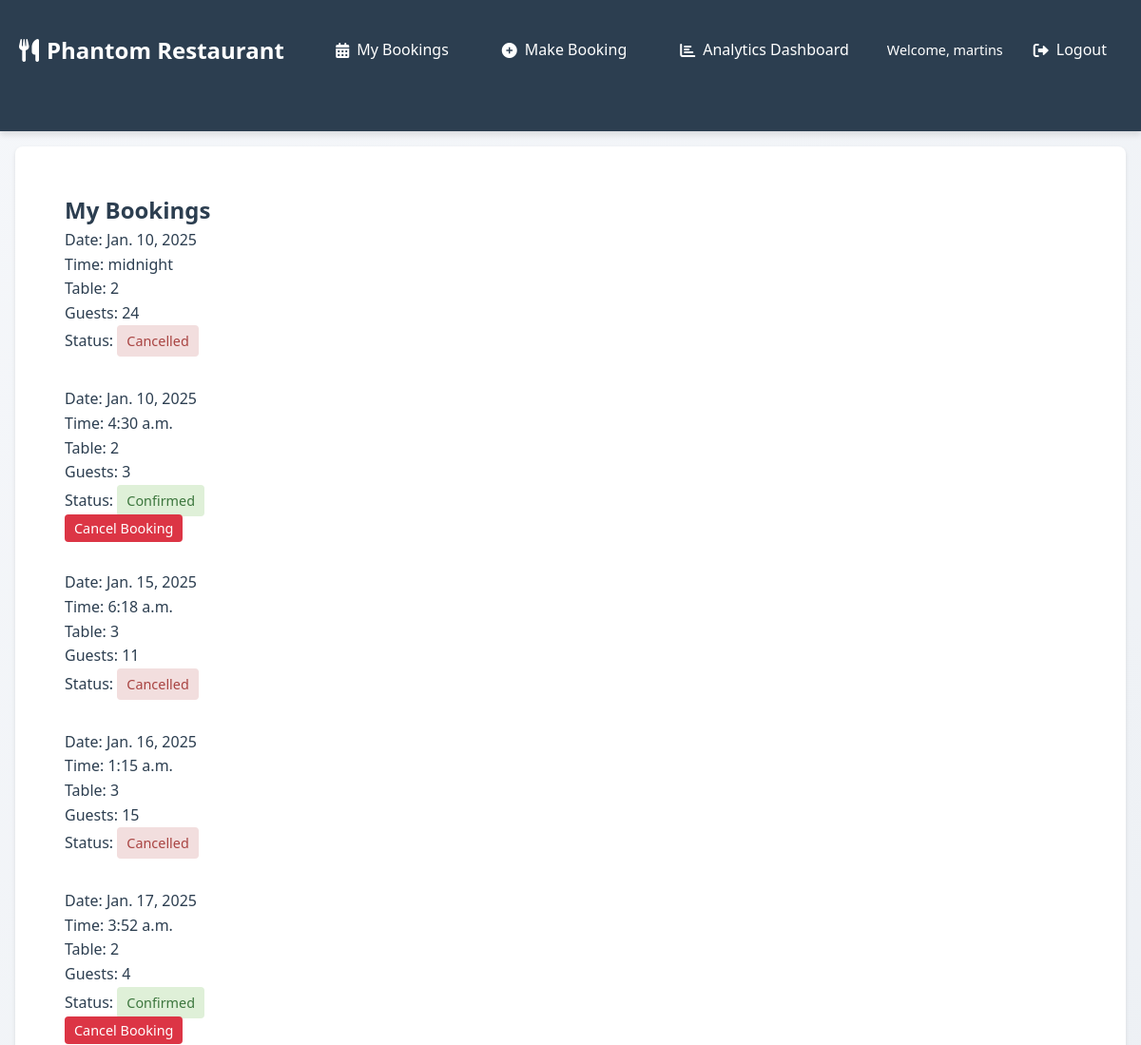
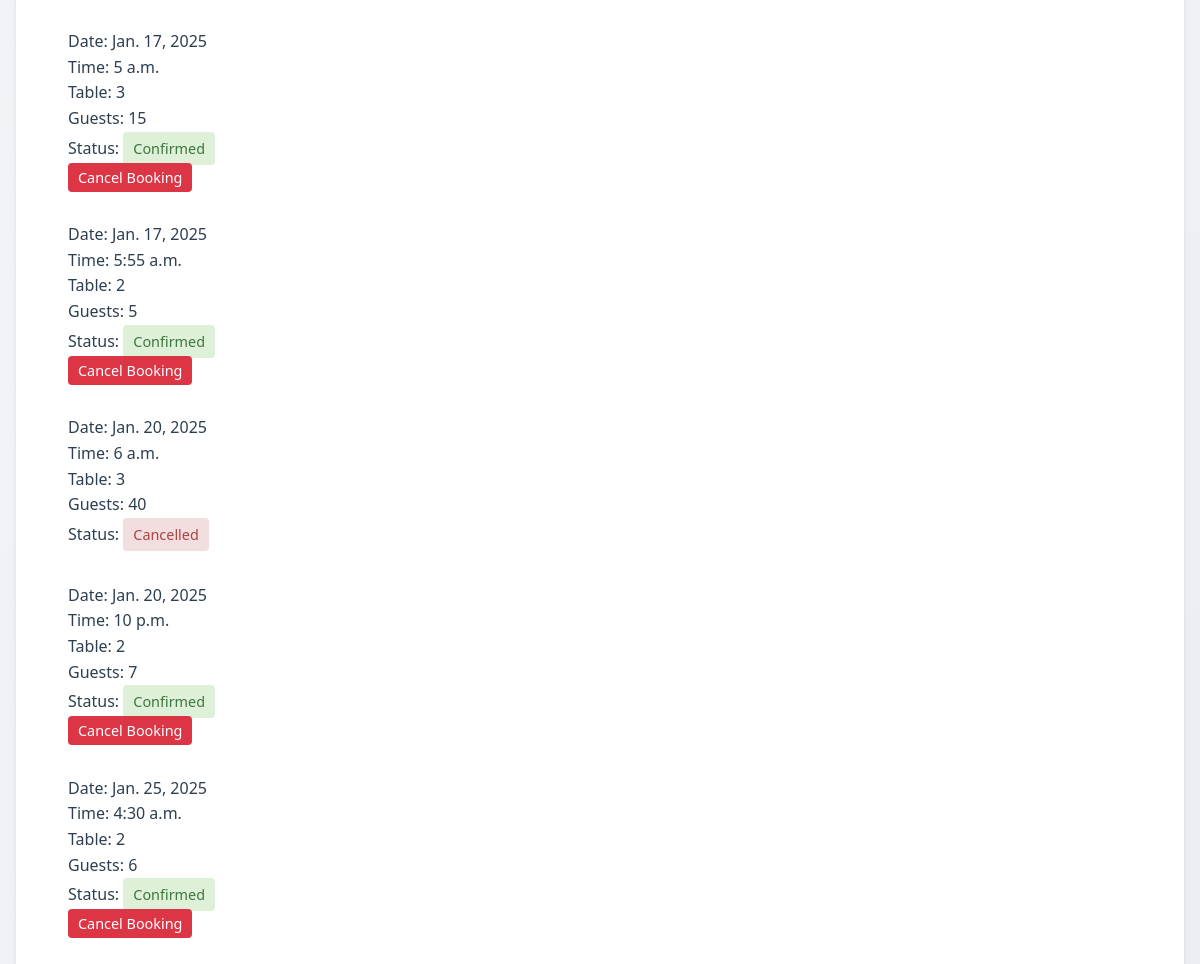
The app's page / (signed in, upper part), older data (2 pictures, top to bottom).
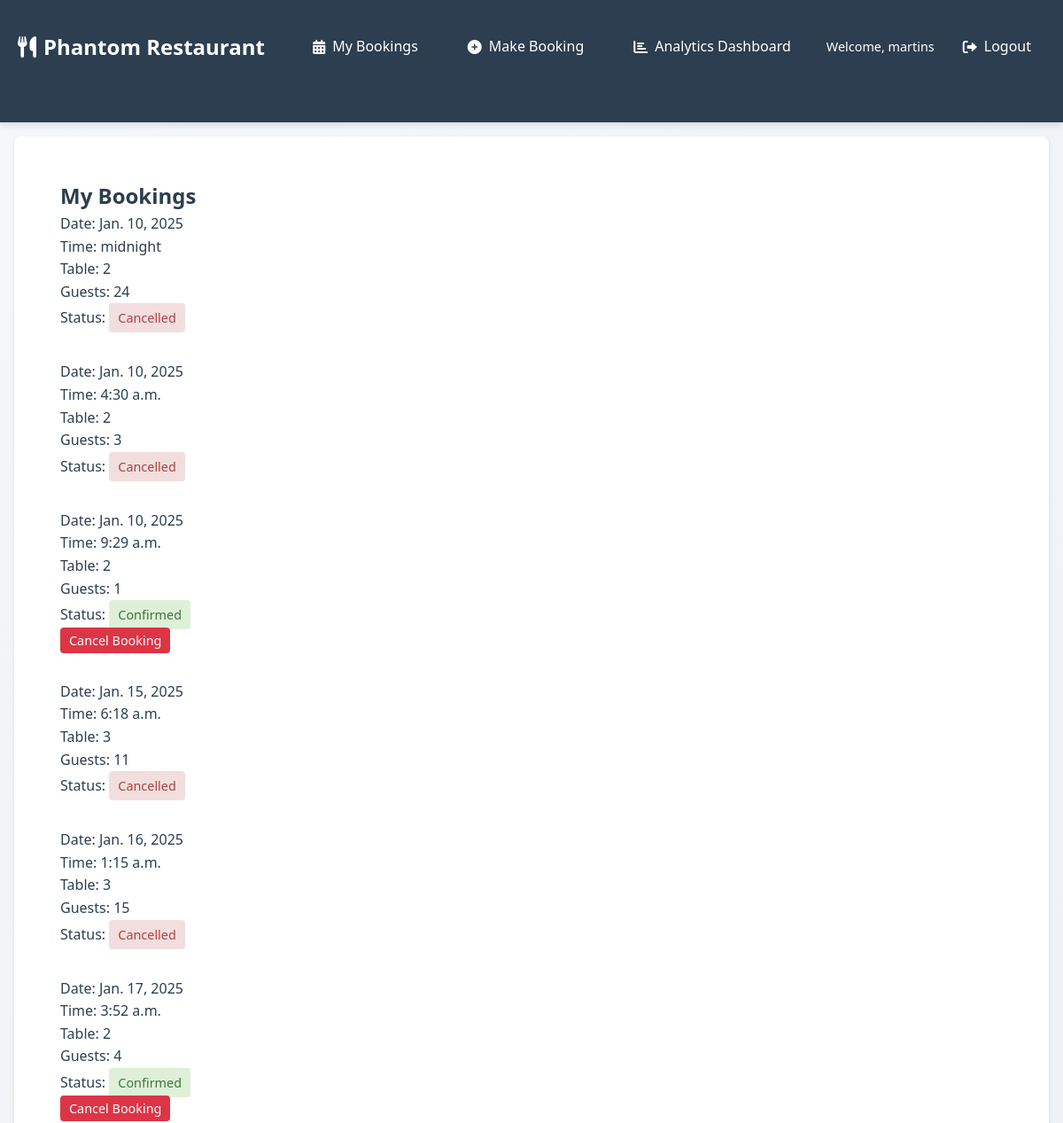
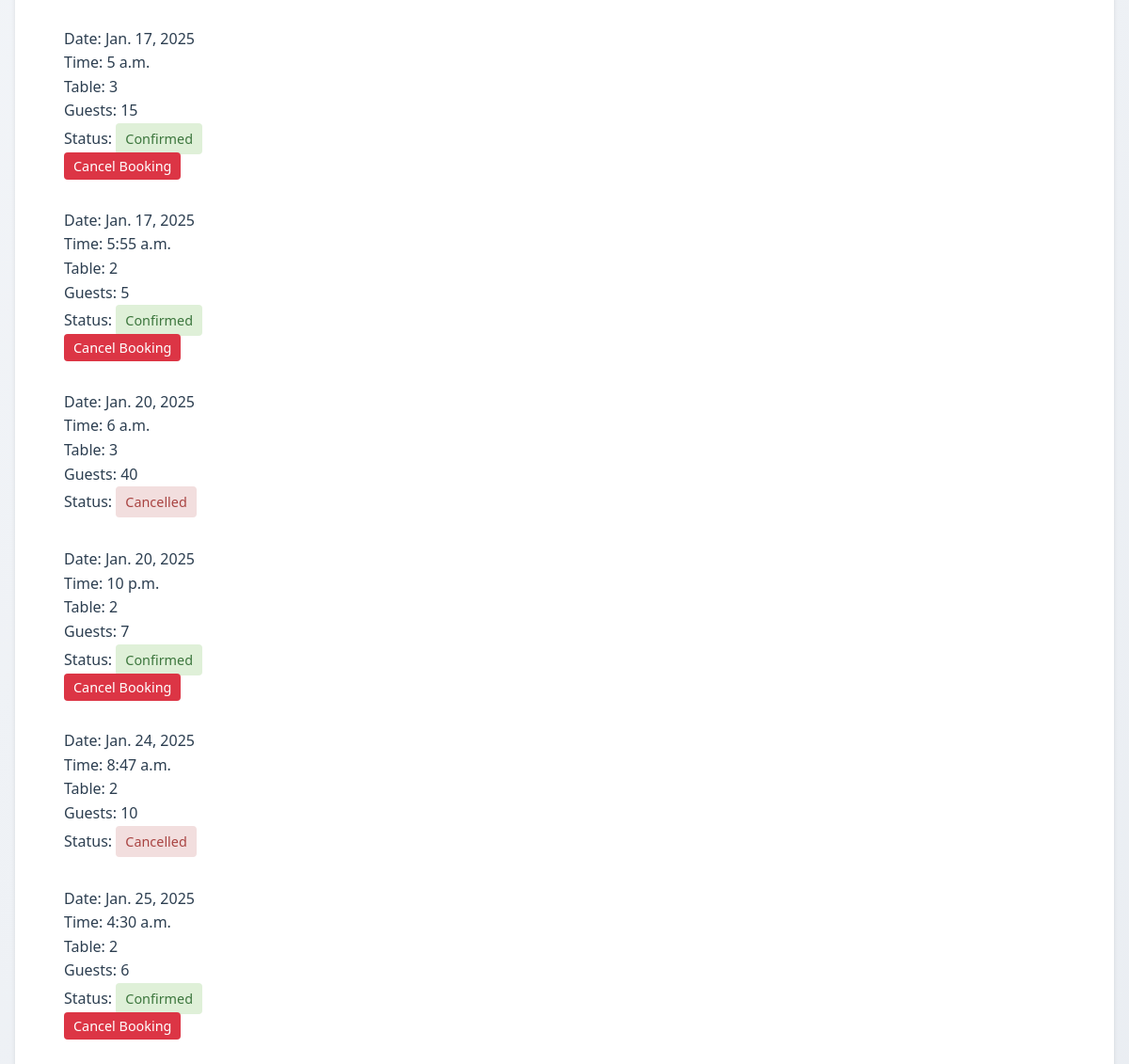
The same page, newer data (2 pictures, top to bottom).
### booking/models.py (models this page shows, shortened)
class Booking(models.Model):
    user = models.ForeignKey(User, on_delete=models.CASCADE)
    table = models.ForeignKey(Table, on_delete=models.CASCADE)
    booking_date = models.DateField()
    booking_time = models.TimeField()
    number_of_guests = models.IntegerField()
    created_at = models.DateTimeField(auto_now_add=True)
    status = models.CharField(
        max_length=20,
        choices=[
            ('confirmed', 'Confirmed'),
            ('cancelled', 'Cancelled'),
        ],
        default='confirmed'
    )
    class Meta:
        unique_together = ['table', 'booking_date', 'booking_time']

class Table(models.Model):
    table_number = models.IntegerField(unique=True)
    capacity = models.IntegerField()

### booking/views.py (the view)
# urls.py: path('', views.booking_list, name='booking_list'),
@login_required
def booking_list(request):
    bookings = Booking.objects.filter(user=request.user).order_by('booking_date', 'booking_time')
    return render(request, 'booking/booking_list.html', {'bookings': bookings})

### booking/templates/booking/booking_list.html (shortened to what this page needs)
{% extends 'booking/base.html' %}
{% block content %}
    <h2>My Bookings</h2>
    {% if bookings %}
        {% for booking in bookings %}
            <div class="booking">
                <p>Date: {{ booking.booking_date }}</p>
                <p>Time: {{ booking.booking_time }}</p>
                <p>Table: {{ booking.table.table_number }}</p>
                <p>Guests: {{ booking.number_of_guests }}</p>
                <p>Status: <span class="status {{ booking.status }}">{{ booking.status|title }}</span></p>
                {% if booking.status == 'confirmed' %}
                    <a href="{% url 'cancel_booking' booking.id %}" class="cancel-button">Cancel Booking</a>
                {% endif %}
            </div>
        {% endfor %}
    {% else %}
        <p>You have no bookings.</p>
    {% endif %}
{% endblock %}

Row changes from the older to the newer data that the page shows:
changed Booking (number 2 of 12 on the later page): status "Confirmed" → "Cancelled"; no longer shows "Cancel Booking"
added Booking: booking_date "Jan. 10, 2025", booking_time "9:29 a.m.", table.table_number "2", number_of_guests "1", status "Confirmed", shows "Cancel Booking"
added Booking: booking_date "Jan. 24, 2025", booking_time "8:47 a.m.", table.table_number "2", number_of_guests "10", status "Cancelled"
